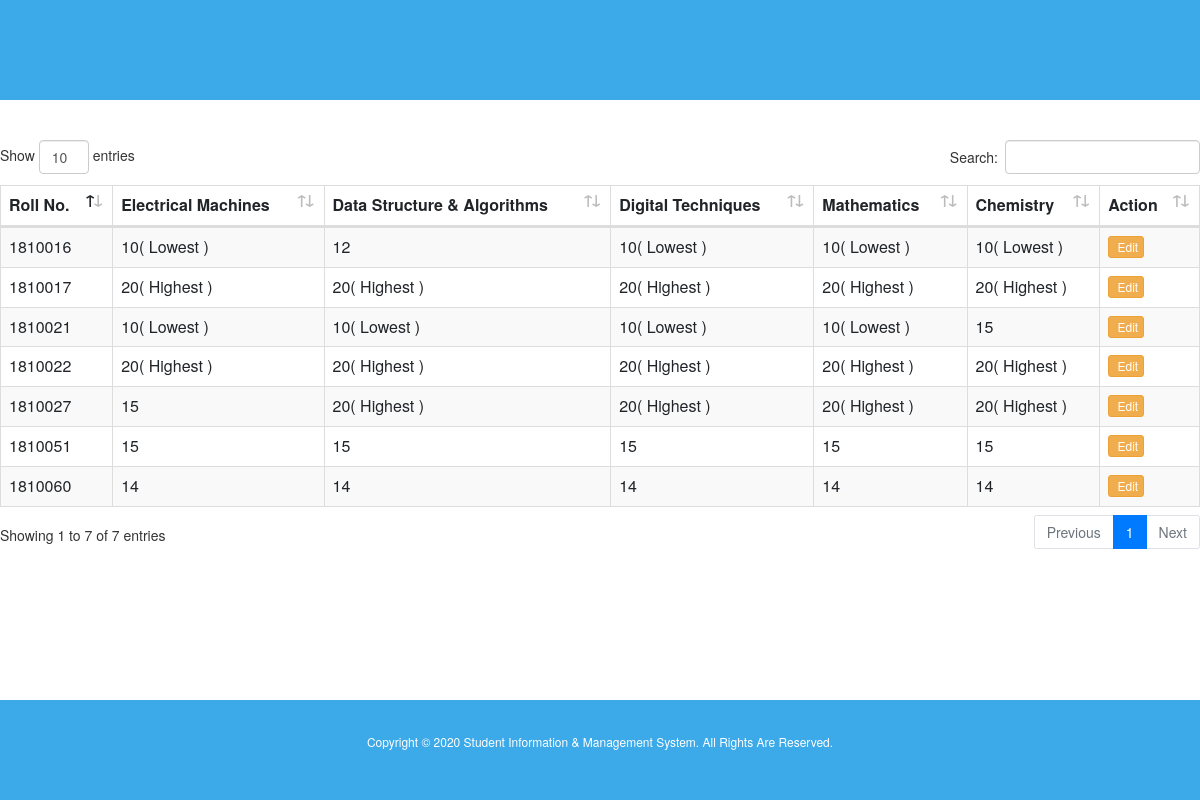
/admin/ct1display.php (signed in), run on the app's committed database.
### tables this page shows
CREATE TABLE `student_marks1` (
  `Roll` int(11) NOT NULL,
  `Electrical_Machines` int(11) NOT NULL,
  `Data_Structure_&_Algorithms` int(11) NOT NULL,
  `Digital_Techniques` int(11) NOT NULL,
  `Mathematics` int(11) NOT NULL,
  `Chemistry` int(11) NOT NULL
);

### admin/ct1display.php (the view, shortened to what this page needs)
<?php
require_once './dbcon.php';
?>
<html lang="en">
<head>
<link rel="stylesheet" href="../css/bootstrap.min.css">
<link rel="stylesheet" href="https://maxcdn.bootstrapcdn.com/bootstrap/3.4.1/css/bootstrap.min.css">
					<link rel="stylesheet" type="text/css" href="../fonts/fontawesome-free-5.13.0-web/fontawesome-free-5.13.0-web/css/all.min.css">
					<link rel="stylesheet" href="../css/dataTables.bootstrap4.min.css">
                    <link rel="stylesheet" href="../css/style.css">
</head>
<body>
<header style="width:100%; height:100px; background:#3CA9E8;">
   </header>
   <br> <br>
<div class="table-responsive">
<table id="data" class="table table-hover table-bordered table-striped">
  <thead>
  <tr>
    <th>Roll No.</th>
    <th>Electrical Machines</th>
    <th>Data Structure & Algorithms</th>
    <th>Digital Techniques</th>
    <th>Mathematics</th>
    <th>Chemistry</th>
    <th>Action</th>
  </tr>
</thead>
<tbody>
<?php
    $db_sinfos = mysqli_query($link, "SELECT * FROM `student_marks1` ");
   $rows = mysqli_fetch_all($db_sinfos, MYSQLI_ASSOC);
   $eletrical_lowest=20;
   $eletrical_highest=0;
   $data_lowest=20;
   $data_highest=0;
   $tech_lowest=20;
   $tech_highest=0;
   $math_lowest=20;
   $math_highest=0;
   $chem_lowest=20;
   $chem_highest=0;
   foreach($rows as $row){
     if($row['Electrical_Machines'] > $eletrical_highest){
        $eletrical_highest = $row['Electrical_Machines'];
     }
     if($row['Electrical_Machines'] < $eletrical_lowest){
        $eletrical_lowest = $row['Electrical_Machines'];
     }
     if($row['Data_Structure_&_Algorithms'] > $data_highest){
        $data_highest = $row['Data_Structure_&_Algorithms'];
     }
     if($row['Data_Structure_&_Algorithms'] < $data_lowest){
      $data_lowest = $row['Data_Structure_&_Algorithms'];
   }
     if($row['Digital_Techniques'] > $tech_highest){
        $tech_highest = $row['Digital_Techniques'];
     }
     if($row['Digital_Techniques'] < $tech_lowest){
        $tech_lowest = $row['Digital_Techniques'];
     }
     if($row['Mathematics'] > $math_highest){
        $math_highest = $row['Mathematics'];
     }
     if($row['Mathematics'] < $math_lowest){
        $math_lowest = $row['Mathematics'];
     }
     if($row['Chemistry'] > $chem_highest){
        $chem_highest = $row['Chemistry'];
     }
     if($row['Chemistry'] < $chem_lowest){
        $chem_lowest = $row['Chemistry'];
     }
   }
  foreach($rows as $row){
?>
  <tr>
    <td><?php echo $row['Roll']; ?></td>
    <td><?php echo $row['Electrical_Machines'] . ($eletrical_highest == $row['Electrical_Machines'] ? "( Highest )" : "" ) . (($eletrical_lowest == $row['Electrical_Machines'] && $eletrical_lowest!=$eletrical_highest) ? "( Lowest )" : "" );  ?></td>
    <td><?php echo $row['Data_Structure_&_Algorithms'] . ($data_highest == $row['Data_Structure_&_Algorithms'] ? "( Highest )" : "" ) . (($data_lowest == $row['Data_Structure_&_Algorithms'] && $data_lowest!=$data_highest) ? "( Lowest )" : "" );  ?></td>
    <td><?php echo $row['Digital_Techniques'] . ($tech_highest == $row['Digital_Techniques'] ? "( Highest )" : "" ) . (($tech_lowest == $row['Digital_Techniques'] && $tech_lowest!=$tech_highest) ? "( Lowest )" : "" );  ?></td>
    <td><?php echo $row['Mathematics'] . ($math_highest == $row['Mathematics'] ? "( Highest )" : "" ) . (($math_lowest == $row['Mathematics'] && $math_lowest!=$math_highest) ? "( Lowest )" : "" );  ?></td>
    <td><?php echo $row['Chemistry'] . ($chem_highest == $row['Chemistry'] ? "( Highest )" : "" ) . (($chem_lowest == $row['Chemistry'] && $chem_lowest!=$chem_highest) ? "( Lowest )" : "" );  ?></td>
    <td>
       <a href="ct1update.php?page=update-student&Roll=<?php echo base64_encode($row['Roll']); ?>" class="btn btn-xs btn-warning"><i class="fa fa-pencil"></i> Edit</a>
    </td>
  </tr>
<?php
  }
?>
</tbody>
</table>
</div>
   <br> <br>
   <footer style="width:100%; height:100px; background:#3CA9E8; text-align:center; margin-top:49px; position:absolute; bottom:0;">
        <h6 style="padding-top:25px; color: white;">Copyright &COPY; 2020 Student Information & Management System. All Rights Are Reserved.</h6>
     </footer>
</body>
</html>

### data on the page
student_marks1: Roll "1810016", Electrical_Machines "10", shows "( Lowest )", value "12", Digital_Techniques "10", Mathematics "10", Chemistry "10"
student_marks1: Roll "1810017", Electrical_Machines "20", shows "( Highest )", value "20", Digital_Techniques "20", Mathematics "20", Chemistry "20"
student_marks1: Roll "1810021", Electrical_Machines "10", shows "( Lowest )", value "10", Digital_Techniques "10", Mathematics "10", Chemistry "15"
student_marks1: Roll "1810022", Electrical_Machines "20", shows "( Highest )", value "20", Digital_Techniques "20", Mathematics "20", Chemistry "20"
student_marks1: Roll "1810027", Electrical_Machines "15", value "20", shows "( Highest )", Digital_Techniques "20", Mathematics "20", Chemistry "20"
student_marks1: Roll "1810051", Electrical_Machines "15", value "15", Digital_Techniques "15", Mathematics "15", Chemistry "15"
student_marks1: Roll "1810060", Electrical_Machines "14", value "14", Digital_Techniques "14", Mathematics "14", Chemistry "14"
